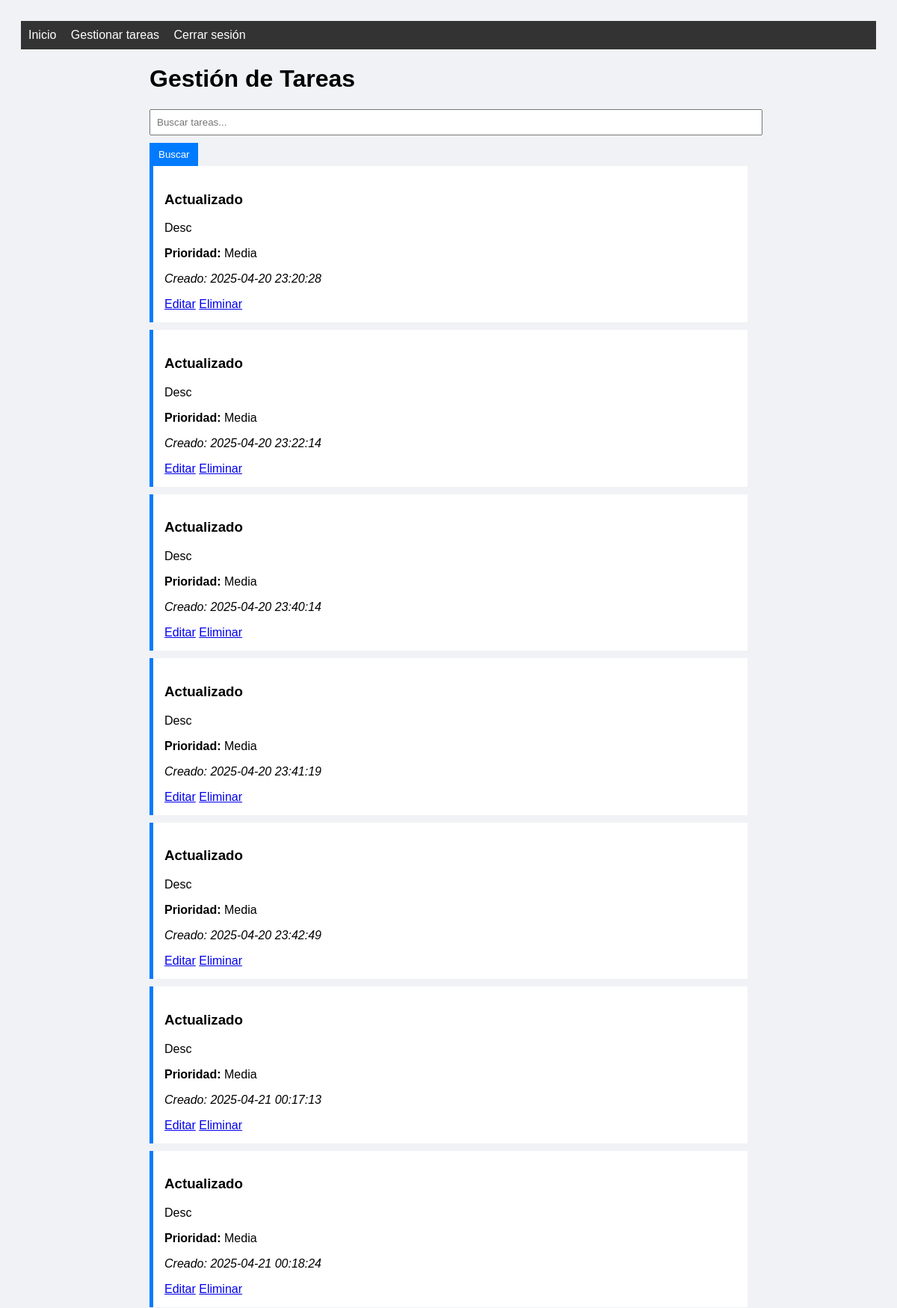
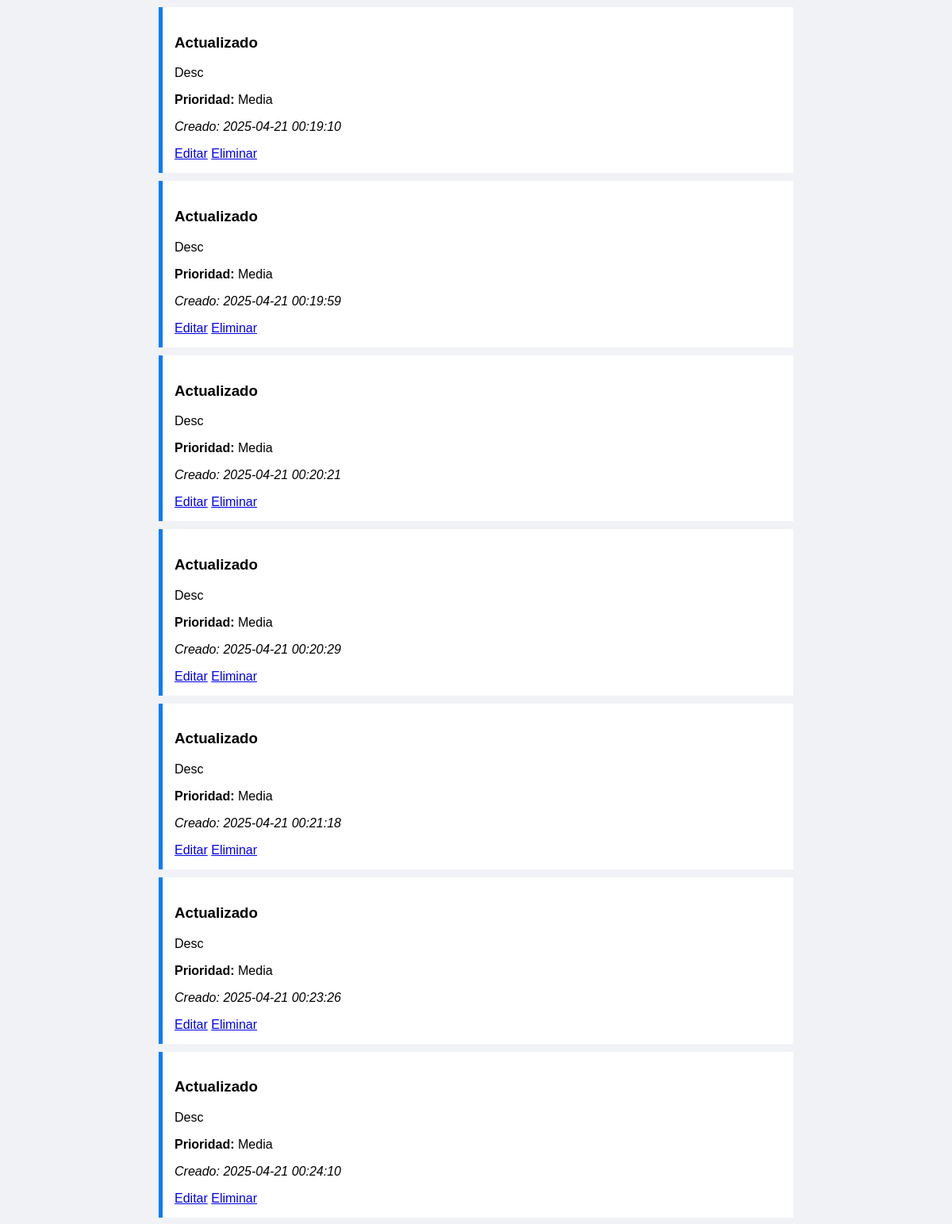
The app's page /manage (signed in, upper part) with its own data (2 pictures, top to bottom).
### app.py (models this page shows)
class Task(db.Model):
    id = db.Column(db.Integer, primary_key=True)
    title = db.Column(db.String(120), nullable=False)
    description = db.Column(db.Text)
    priority = db.Column(db.String(10))
    created_at = db.Column(db.DateTime, default=db.func.now())
    user_id = db.Column(db.Integer, db.ForeignKey('user.id'), nullable=False)

### app.py (the view)
@app.route('/manage')
def manage_tasks():
    if 'user_id' not in session:
        return redirect(url_for('login'))
    search_query = request.args.get('search', '').strip()
    tasks = Task.query.filter_by(user_id=session['user_id'])
    if search_query:
        tasks = tasks.filter(
            (Task.title.contains(search_query)) |
            (Task.description.contains(search_query))
        )
    tasks = tasks.all()
    return render_template('about.html', tasks=tasks, search_query=search_query)

### templates/about.html (shortened to what this page needs)
{% extends 'base.html' %}
{% block content %}
<h1>Gestión de Tareas</h1>
<form method="GET" action="{{ url_for('manage_tasks') }}" class="mb-4">
    <input type="text" name="search" placeholder="Buscar tareas..." value="{{ search_query }}">
    <button type="submit">Buscar</button>
</form>
<div class="task-list">
    {% if tasks %}
        {% for task in tasks %}
            <div class="task-card">
                <h3>{{ task.title }}</h3>
                <p>{{ task.description }}</p>
                <p><strong>Prioridad:</strong> {{ task.priority }}</p>
                <p><em>Creado: {{ task.created_at }}</em></p>
                <a href="{{ url_for('edit_task', id=task.id) }}">Editar</a>
                <a href="{{ url_for('delete_task', id=task.id) }}" onclick="return confirm('¿Estás seguro?')">Eliminar</a>
            </div>
        {% endfor %}
    {% else %}
        <p>No se encontraron tareas.</p>
    {% endif %}
</div>
{% endblock %}

### templates/base.html (shortened to what this page needs)
<!DOCTYPE html>
<html lang="es">
<head>
    <link rel="stylesheet" href="{{ url_for('static', filename='style.css') }}">
</head>
<body>
    <nav>
        {% if session.get('user_id') %}
            <a href="{{ url_for('index') }}">Inicio</a>
            <a href="{{ url_for('manage_tasks') }}">Gestionar tareas</a>
            <a href="{{ url_for('logout') }}">Cerrar sesión</a>
        {% else %}
            <a href="{{ url_for('login') }}">Iniciar sesión</a>
            <a href="{{ url_for('register') }}">Registrarse</a>
        {% endif %}
    </nav>
    <div class="container">
        {% block content %}{% endblock %}
    </div>
</body>
</html>

### static/style.css (style rules this page uses)
body { background: #f0f2f5; font-family: Arial, sans-serif; padding: 20px; }
nav { background: #333; padding: 10px; }
nav a { color: white; margin-right: 15px; text-decoration: none; }
.container { max-width: 800px; margin: auto; }
form input, form textarea, form select { width: 100%; margin-bottom: 10px; padding: 8px; }
button { background-color: #007BFF; color: white; padding: 8px 12px; border: none; cursor: pointer; }
.task-card { background: white; padding: 15px; margin-bottom: 10px; border-left: 5px solid #007BFF; }

### records on screen
Task: title "Actualizado", description "Desc", priority "Media", created_at "2025-04-20 23:20:28"
Task: title "Actualizado", description "Desc", priority "Media", created_at "2025-04-20 23:22:14"
Task: title "Actualizado", description "Desc", priority "Media", created_at "2025-04-20 23:40:14"
Task: title "Actualizado", description "Desc", priority "Media", created_at "2025-04-20 23:41:19"
Task: title "Actualizado", description "Desc", priority "Media", created_at "2025-04-20 23:42:49"
Task: title "Actualizado", description "Desc", priority "Media", created_at "2025-04-21 00:17:13"
Task: title "Actualizado", description "Desc", priority "Media", created_at "2025-04-21 00:18:24"
Task: title "Actualizado", description "Desc", priority "Media", created_at "2025-04-21 00:19:10"
Task: title "Actualizado", description "Desc", priority "Media", created_at "2025-04-21 00:19:59"
Task: title "Actualizado", description "Desc", priority "Media", created_at "2025-04-21 00:20:21"
Task: title "Actualizado", description "Desc", priority "Media", created_at "2025-04-21 00:20:29"
Task: title "Actualizado", description "Desc", priority "Media", created_at "2025-04-21 00:21:18"
Task: title "Actualizado", description "Desc", priority "Media", created_at "2025-04-21 00:23:26"
Task: title "Actualizado", description "Desc", priority "Media", created_at "2025-04-21 00:24:10"
